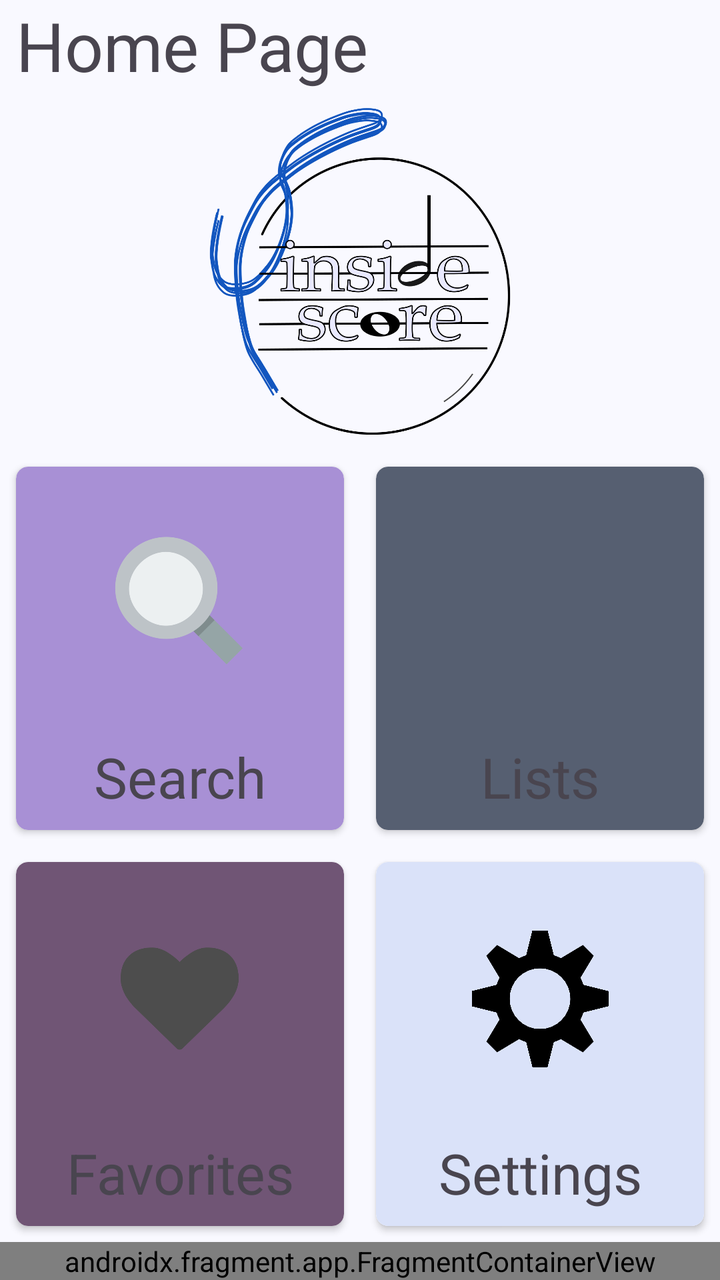
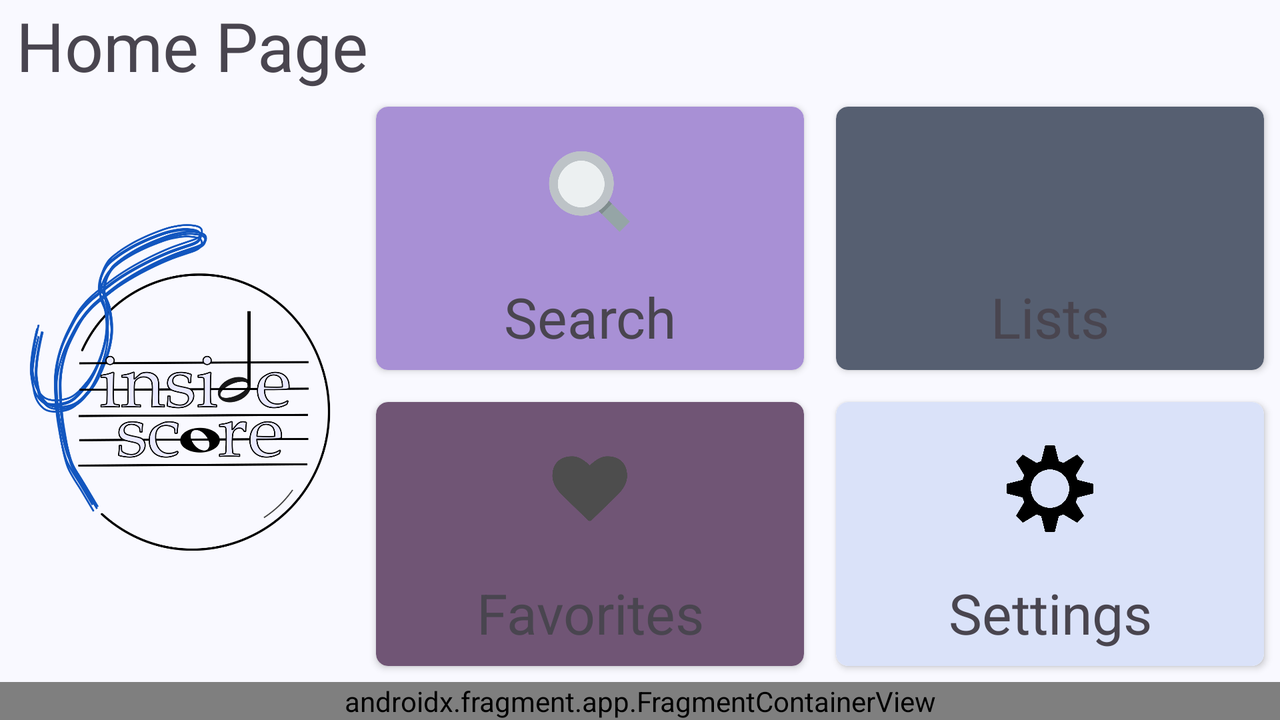

First picture: res/layout/ on a phone held upright. Second picture: the repository's own variant of that layout, on a device whose configuration matches the variant's folder. Source for both follows.
<!-- AndroidManifest.xml: application theme Theme.InsideTheScore -->
<!-- res/layout/activity_main.xml -->
<?xml version="1.0" encoding="utf-8"?>
<androidx.constraintlayout.widget.ConstraintLayout xmlns:android="http://schemas.android.com/apk/res/android"
    xmlns:app="http://schemas.android.com/apk/res-auto"
    xmlns:tools="http://schemas.android.com/tools"
    android:id="@+id/main"
    android:layout_width="match_parent"
    android:layout_height="match_parent"
    tools:context=".MainActivity">

    <TextView
        android:id="@+id/homePageName"
        android:layout_width="wrap_content"
        android:layout_height="wrap_content"
        android:layout_marginStart="8dp"
        android:text="@string/home_page"
        android:textSize="34sp"
        app:layout_constraintBottom_toBottomOf="parent"
        app:layout_constraintEnd_toEndOf="parent"
        app:layout_constraintHorizontal_bias="0.0"
        app:layout_constraintStart_toStartOf="parent"
        app:layout_constraintTop_toTopOf="parent"
        app:layout_constraintVertical_bias="0.0" />


    <androidx.constraintlayout.widget.ConstraintLayout
        android:id="@+id/welcome_layout"
        android:layout_width="0dp"
        android:layout_height="wrap_content"
        app:layout_constraintBottom_toTopOf="@+id/cards"
        app:layout_constraintEnd_toEndOf="parent"
        app:layout_constraintStart_toStartOf="parent"
        app:layout_constraintTop_toBottomOf="@+id/homePageName">

        <ImageView
            android:id="@+id/logo_imageView"
            android:layout_width="180dp"
            android:layout_height="180dp"
            android:padding="8dp"
            android:scaleType="fitCenter"
            android:visibility="visible"
            app:layout_constraintBottom_toBottomOf="parent"
            app:layout_constraintEnd_toEndOf="parent"
            app:layout_constraintStart_toStartOf="parent"
            app:layout_constraintTop_toTopOf="parent"
            app:layout_constraintVertical_bias="0.0"
            app:srcCompat="@drawable/logo_large" />

    </androidx.constraintlayout.widget.ConstraintLayout>

    <TableLayout
        android:id="@+id/cards"
        android:layout_width="match_parent"
        android:layout_height="0dp"
        android:layout_weight=".20"
        app:layout_constraintBottom_toTopOf="@+id/navBar"
        app:layout_constraintEnd_toEndOf="parent"
        app:layout_constraintStart_toStartOf="parent"
        app:layout_constraintTop_toBottomOf="@+id/welcome_layout">

        <TableRow
            android:id="@+id/cards_row_1"
            android:layout_width="match_parent"
            android:layout_height="wrap_content"
            android:layout_weight="1">

            <androidx.cardview.widget.CardView
                android:id="@+id/search_cardview"
                android:layout_width="match_parent"
                android:layout_height="match_parent"
                android:layout_marginHorizontal="8dp"
                android:layout_marginVertical="8dp"
                android:layout_weight="1"
                android:clickable="true"
                android:foreground="?android:attr/selectableItemBackground"
                android:onClick="goToSearch"
                android:paddingHorizontal="2dp"
                app:cardCornerRadius="6dp">

                <androidx.constraintlayout.widget.ConstraintLayout
                    android:layout_width="match_parent"
                    android:layout_height="match_parent"
                    android:background="@drawable/card_background_1">

                    <ImageView
                        android:id="@+id/search_imageView"
                        android:layout_width="0dp"
                        android:layout_height="0dp"
                        android:scaleType="centerInside"
                        android:scaleX="0.5"
                        android:scaleY="0.5"
                        android:visibility="visible"
                        app:layout_constraintBottom_toTopOf="@+id/search_card_textview"
                        app:layout_constraintEnd_toEndOf="parent"
                        app:layout_constraintStart_toStartOf="parent"
                        app:layout_constraintTop_toTopOf="parent"
                        app:srcCompat="@drawable/search_icon" />

                    <TextView
                        android:id="@+id/search_card_textview"
                        style="@style/TextAppearance.InsideTheScore.DisplaySmall"
                        android:layout_width="0dp"
                        android:layout_height="wrap_content"
                        android:layout_marginHorizontal="8dp"
                        android:layout_marginVertical="8dp"
                        android:gravity="center"
                        android:text="@string/search_card_title"
                        android:textSize="28sp"
                        app:layout_constraintBottom_toBottomOf="parent"
                        app:layout_constraintEnd_toEndOf="parent"
                        app:layout_constraintStart_toStartOf="parent" />
                </androidx.constraintlayout.widget.ConstraintLayout>
            </androidx.cardview.widget.CardView>

            <androidx.cardview.widget.CardView
                android:id="@+id/library_cardview"
                android:layout_width="match_parent"
                android:layout_height="match_parent"
                android:layout_marginHorizontal="8dp"
                android:layout_marginVertical="8dp"
                android:layout_weight="1"
                android:foreground="?android:attr/selectableItemBackground"
                android:onClick="goToLibrary"
                app:cardCornerRadius="6dp">

                <androidx.constraintlayout.widget.ConstraintLayout
                    style="@style/MusicObjectSelectionButton"
                    android:layout_width="match_parent"
                    android:layout_height="match_parent"
                    android:background="@drawable/card_background_2">

                    <ImageView
                        android:id="@+id/lists_imageView"
                        android:layout_width="0dp"
                        android:layout_height="0dp"
                        android:scaleType="centerInside"
                        android:scaleX="0.5"
                        android:scaleY="0.5"
                        app:layout_constraintBottom_toTopOf="@+id/lists_card_textview"
                        app:layout_constraintEnd_toEndOf="parent"
                        app:layout_constraintStart_toStartOf="parent"
                        app:layout_constraintTop_toTopOf="parent"
                        app:srcCompat="@drawable/list_solid" />

                    <TextView
                        android:id="@+id/lists_card_textview"
                        style="@style/TextAppearance.InsideTheScore.DisplaySmall"
                        android:layout_width="0dp"
                        android:layout_height="wrap_content"
                        android:layout_marginHorizontal="8dp"
                        android:layout_marginVertical="8dp"
                        android:gravity="center"
                        android:text="@string/library_card_title"
                        android:textSize="28sp"
                        app:layout_constraintBottom_toBottomOf="parent"
                        app:layout_constraintEnd_toEndOf="parent"
                        app:layout_constraintStart_toStartOf="parent" />
                </androidx.constraintlayout.widget.ConstraintLayout>
            </androidx.cardview.widget.CardView>
        </TableRow>

        <TableRow
            android:id="@+id/cards_row_2"
            android:layout_width="match_parent"
            android:layout_height="wrap_content"
            android:layout_weight="1">

            <androidx.cardview.widget.CardView
                android:id="@+id/favorites_cardview"
                android:layout_width="match_parent"
                android:layout_height="match_parent"
                android:layout_marginHorizontal="8dp"
                android:layout_marginVertical="8dp"
                android:layout_weight="1"
                android:foreground="?android:attr/selectableItemBackground"
                android:onClick="goToFavorites"
                android:paddingHorizontal="2dp"
                app:cardCornerRadius="6dp">

                <androidx.constraintlayout.widget.ConstraintLayout
                    style="@style/MusicObjectSelectionButton"
                    android:layout_width="match_parent"
                    android:layout_height="match_parent"
                    android:background="@drawable/card_background_3">

                    <ImageView
                        android:id="@+id/favorites_imageView"
                        android:layout_width="0dp"
                        android:layout_height="0dp"
                        android:scaleType="centerInside"
                        android:scaleX="0.5"
                        android:scaleY="0.5"
                        app:layout_constraintBottom_toTopOf="@+id/favorites_card_textview"
                        app:layout_constraintEnd_toEndOf="parent"
                        app:layout_constraintStart_toStartOf="parent"
                        app:layout_constraintTop_toTopOf="parent"
                        app:srcCompat="@drawable/heart" />

                    <TextView
                        android:id="@+id/favorites_card_textview"
                        style="@style/TextAppearance.InsideTheScore.DisplaySmall"
                        android:layout_width="0dp"
                        android:layout_height="wrap_content"
                        android:layout_marginHorizontal="8dp"
                        android:layout_marginVertical="8dp"
                        android:gravity="center"
                        android:text="@string/favorites_card_title"
                        android:textSize="28sp"
                        app:layout_constraintBottom_toBottomOf="parent"
                        app:layout_constraintEnd_toEndOf="parent"
                        app:layout_constraintStart_toStartOf="parent" />
                </androidx.constraintlayout.widget.ConstraintLayout>
            </androidx.cardview.widget.CardView>

            <androidx.cardview.widget.CardView
                android:id="@+id/settings_cardview"
                android:layout_width="match_parent"
                android:layout_height="match_parent"
                android:layout_marginHorizontal="8dp"
                android:layout_marginVertical="8dp"
                android:layout_weight="1"
                android:clickable="true"
                android:foreground="?android:attr/selectableItemBackground"
                android:onClick="goToSettings"
                app:cardCornerRadius="6dp">

                <androidx.constraintlayout.widget.ConstraintLayout
                    style="@style/MusicObjectSelectionButton"
                    android:layout_width="match_parent"
                    android:layout_height="match_parent"
                    android:background="@drawable/card_background_4">

                    <ImageView
                        android:id="@+id/settings_imageView"
                        android:layout_width="0dp"
                        android:layout_height="0dp"
                        android:scaleType="centerInside"
                        android:scaleX="0.5"
                        android:scaleY="0.5"
                        app:layout_constraintBottom_toTopOf="@+id/settings_card_textview"
                        app:layout_constraintEnd_toEndOf="parent"
                        app:layout_constraintStart_toStartOf="parent"
                        app:layout_constraintTop_toTopOf="parent"
                        app:srcCompat="@drawable/settings_icon" />

                    <TextView
                        android:id="@+id/settings_card_textview"
                        style="@style/TextAppearance.InsideTheScore.DisplaySmall"
                        android:layout_width="0dp"
                        android:layout_height="wrap_content"
                        android:layout_marginHorizontal="8dp"
                        android:layout_marginVertical="8dp"
                        android:gravity="center"
                        android:text="@string/settings_card_title"
                        android:textSize="28sp"
                        app:layout_constraintBottom_toBottomOf="parent"
                        app:layout_constraintEnd_toEndOf="parent"
                        app:layout_constraintStart_toStartOf="parent" />
                </androidx.constraintlayout.widget.ConstraintLayout>
            </androidx.cardview.widget.CardView>
        </TableRow>

    </TableLayout>


    <androidx.fragment.app.FragmentContainerView
        android:id="@+id/navBar"
        android:name="com.example.insidethescore.NavigationBar"
        android:layout_width="match_parent"
        android:layout_height="wrap_content"
        app:layout_constraintBottom_toBottomOf="parent"
        app:layout_constraintEnd_toEndOf="parent"
        app:layout_constraintStart_toStartOf="parent"
        app:layout_constraintTop_toTopOf="parent"
        app:layout_constraintVertical_bias="1.0"
        tools:layout="@layout/fragment_navigation_bar" />

</androidx.constraintlayout.widget.ConstraintLayout>
<!-- res/layout/fragment_navigation_bar.xml (included above) -->
<?xml version="1.0" encoding="utf-8"?>
<FrameLayout xmlns:android="http://schemas.android.com/apk/res/android"
    xmlns:app="http://schemas.android.com/apk/res-auto"
    xmlns:tools="http://schemas.android.com/tools"
    android:layout_width="match_parent"
    android:layout_height="match_parent"
    tools:context=".NavigationBar">

    <LinearLayout
        android:layout_width="match_parent"
        android:layout_height="match_parent"
        android:orientation="horizontal">

        <ImageButton
            android:id="@+id/home_button"
            android:layout_width="0dp"
            android:layout_height="wrap_content"
            android:layout_weight="1"
            android:src="@drawable/home_icon"
            android:text="Button" />

        <ImageButton
            android:id="@+id/search_button"
            android:layout_width="0dp"
            android:layout_height="wrap_content"
            android:layout_weight="1"
            android:src="@android:drawable/ic_menu_search"/>

        <ImageButton
            android:id="@+id/library_button"
            android:layout_width="0dp"
            android:layout_height="wrap_content"
            android:layout_weight="1"
            android:src="@android:drawable/ic_menu_sort_by_size"
            android:text="Button" />

    </LinearLayout>
</FrameLayout>
<!-- resources referenced by this layout -->
<resources>
  <string name="favorites_card_title">Favorites</string>
  <string name="home_page">Home Page</string>
  <string name="library_card_title">Lists</string>
  <string name="search_card_title">Search</string>
  <string name="settings_card_title">Settings</string>
  <style name="Theme.InsideTheScore" parent="Base.Theme.InsideTheScore" />
  <color name="colorPrimary">#A890D5</color>
  <color name="md_theme_secondary">#565F71</color>
  <color name="md_theme_tertiary">#705575</color>
  <color name="md_theme_secondaryContainer">#DAE2F9</color>
  <string name="empty_string" />
  <color name="colorAccent">#607D8B</color>
  <color name="md_theme_primary">#415F91</color>
  <color name="md_theme_onPrimary">#FFFFFF</color>
  <color name="md_theme_primaryContainer">#D6E3FF</color>
  <color name="md_theme_onPrimaryContainer">#001B3E</color>
  <color name="md_theme_onSecondary">#FFFFFF</color>
  <color name="md_theme_onSecondaryContainer">#131C2B</color>
  <color name="md_theme_onTertiary">#FFFFFF</color>
  <color name="md_theme_tertiaryContainer">#FAD8FD</color>
  <color name="md_theme_onTertiaryContainer">#28132E</color>
  <color name="md_theme_error">#BA1A1A</color>
  <color name="md_theme_onError">#FFFFFF</color>
  <color name="md_theme_errorContainer">#FFDAD6</color>
  <color name="md_theme_onErrorContainer">#410002</color>
  <color name="md_theme_background">#F9F9FF</color>
  <color name="md_theme_onBackground">#191C20</color>
  <color name="md_theme_surface">#F9F9FF</color>
  <color name="md_theme_onSurface">#191C20</color>
  <color name="md_theme_surfaceVariant">#E0E2EC</color>
  <color name="md_theme_onSurfaceVariant">#44474E</color>
  <color name="md_theme_outline">#74777F</color>
  <color name="md_theme_outlineVariant">#C4C6D0</color>
  <color name="md_theme_inverseSurface">#2E3036</color>
  <color name="md_theme_inverseOnSurface">#F0F0F7</color>
  <color name="md_theme_inversePrimary">#AAC7FF</color>
  <color name="md_theme_primaryFixed">#D6E3FF</color>
  <color name="md_theme_onPrimaryFixed">#001B3E</color>
  <color name="md_theme_primaryFixedDim">#AAC7FF</color>
  <color name="md_theme_onPrimaryFixedVariant">#284777</color>
  <color name="md_theme_secondaryFixed">#DAE2F9</color>
  <color name="md_theme_onSecondaryFixed">#131C2B</color>
  <color name="md_theme_secondaryFixedDim">#BEC6DC</color>
  <color name="md_theme_onSecondaryFixedVariant">#3E4759</color>
  <color name="md_theme_tertiaryFixed">#FAD8FD</color>
  <color name="md_theme_onTertiaryFixed">#28132E</color>
  <color name="md_theme_tertiaryFixedDim">#DDBCE0</color>
  <color name="md_theme_onTertiaryFixedVariant">#573E5C</color>
  <color name="md_theme_surfaceDim">#D9D9E0</color>
  <color name="md_theme_surfaceBright">#F9F9FF</color>
  <color name="md_theme_surfaceContainerLowest">#FFFFFF</color>
  <color name="md_theme_surfaceContainerLow">#F3F3FA</color>
  <color name="md_theme_surfaceContainer">#EDEDF4</color>
  <color name="md_theme_surfaceContainerHigh">#E7E8EE</color>
  <color name="md_theme_surfaceContainerHighest">#E2E2E9</color>
  <style name="TextAppearance.InsideTheScore.Subtitle2" parent="TextAppearance.MaterialComponents.Subtitle2">
          <item name="fontFamily">@font/aboreto</item>
      </style>
  <style name="TextAppearance.InsideTheScore.Body2" parent="TextAppearance.MaterialComponents.Body2">
          <item name="fontFamily">@font/abyssinicasil</item>
          <item name="lineHeight">16sp</item>
      </style>
  <style name="TextAppearance.InsideTheScore.Caption" parent="TextAppearance.MaterialComponents.Caption">
          <item name="fontFamily">@font/abyssinicasil</item>
      </style>
  <style name="TextAppearance.InsideTheScore.Overline" parent="TextAppearance.MaterialComponents.Overline">
          <item name="fontFamily">@font/abyssinicasil</item>
      </style>
  <dimen name="small_component_top_left_radius">28dp</dimen>
</resources>
<!-- res/layout-land/activity_main.xml (the repository's variant of the layout above) -->
<!-- drawn on the phone turned sideways -->
<?xml version="1.0" encoding="utf-8"?>
<androidx.constraintlayout.widget.ConstraintLayout xmlns:android="http://schemas.android.com/apk/res/android"
    xmlns:app="http://schemas.android.com/apk/res-auto"
    xmlns:tools="http://schemas.android.com/tools"
    android:id="@+id/main"
    android:layout_width="match_parent"
    android:layout_height="match_parent"
    tools:context=".MainActivity">

    <TextView
        android:id="@+id/homePageName"
        android:layout_width="wrap_content"
        android:layout_height="wrap_content"
        android:layout_marginStart="8dp"
        android:text="@string/home_page"
        android:textSize="34sp"
        app:layout_constraintBottom_toBottomOf="parent"
        app:layout_constraintEnd_toEndOf="parent"
        app:layout_constraintHorizontal_bias="0.0"
        app:layout_constraintStart_toStartOf="parent"
        app:layout_constraintTop_toTopOf="parent"
        app:layout_constraintVertical_bias="0.0" />


    <androidx.constraintlayout.widget.ConstraintLayout
        android:id="@+id/welcome_layout"
        android:layout_width="wrap_content"
        android:layout_height="0dp"
        app:layout_constraintBottom_toBottomOf="@+id/cards"
        app:layout_constraintEnd_toStartOf="@id/cards"
        app:layout_constraintStart_toStartOf="parent"
        app:layout_constraintTop_toBottomOf="@+id/homePageName">

        <ImageView
            android:id="@+id/logo_imageView"
            android:layout_width="180dp"
            android:layout_height="180dp"
            android:padding="8dp"
            android:scaleType="fitCenter"
            android:visibility="visible"
            app:layout_constraintBottom_toBottomOf="parent"
            app:layout_constraintEnd_toEndOf="parent"
            app:layout_constraintStart_toStartOf="parent"
            app:layout_constraintTop_toTopOf="parent"
            app:srcCompat="@drawable/logo_large" />

    </androidx.constraintlayout.widget.ConstraintLayout>

    <TableLayout
        android:id="@+id/cards"
        android:layout_width="0dp"
        android:layout_height="0dp"
        android:layout_weight=".20"
        app:layout_constraintBottom_toTopOf="@+id/navBar"
        app:layout_constraintEnd_toEndOf="parent"
        app:layout_constraintStart_toEndOf="@id/welcome_layout"
        app:layout_constraintTop_toBottomOf="@+id/homePageName">

        <TableRow
            android:id="@+id/cards_row_1"
            android:layout_width="match_parent"
            android:layout_height="wrap_content"
            android:layout_weight="1">

            <androidx.cardview.widget.CardView
                android:id="@+id/search_cardview"
                android:layout_width="match_parent"
                android:layout_height="match_parent"
                android:layout_marginHorizontal="8dp"
                android:layout_marginVertical="8dp"
                android:layout_weight="1"
                android:onClick="goToSearch"
                android:paddingHorizontal="2dp"
                app:cardCornerRadius="6dp">

                <androidx.constraintlayout.widget.ConstraintLayout
                    android:layout_width="match_parent"
                    android:layout_height="match_parent"
                    android:background="@drawable/card_background_1">

                    <ImageView
                        android:id="@+id/search_imageView"
                        android:layout_width="0dp"
                        android:layout_height="0dp"
                        android:scaleType="centerInside"
                        android:scaleX="0.5"
                        android:scaleY="0.5"
                        android:visibility="visible"
                        app:layout_constraintBottom_toTopOf="@+id/search_card_textview"
                        app:layout_constraintEnd_toEndOf="parent"
                        app:layout_constraintStart_toStartOf="parent"
                        app:layout_constraintTop_toTopOf="parent"
                        app:srcCompat="@drawable/search_icon" />

                    <TextView
                        android:id="@+id/search_card_textview"
                        style="@style/TextAppearance.InsideTheScore.DisplaySmall"
                        android:layout_width="0dp"
                        android:layout_height="wrap_content"
                        android:layout_marginHorizontal="8dp"
                        android:layout_marginVertical="8dp"
                        android:gravity="center"
                        android:text="@string/search_card_title"
                        android:textSize="28sp"
                        app:layout_constraintBottom_toBottomOf="parent"
                        app:layout_constraintEnd_toEndOf="parent"
                        app:layout_constraintStart_toStartOf="parent" />
                </androidx.constraintlayout.widget.ConstraintLayout>
            </androidx.cardview.widget.CardView>

            <androidx.cardview.widget.CardView
                android:id="@+id/library_cardview"
                android:layout_width="match_parent"
                android:layout_height="match_parent"
                android:layout_marginHorizontal="8dp"
                android:layout_marginVertical="8dp"
                android:layout_weight="1"
                android:onClick="goToLibrary"
                app:cardCornerRadius="6dp">

                <androidx.constraintlayout.widget.ConstraintLayout
                    style="@style/MusicObjectSelectionButton"
                    android:layout_width="match_parent"
                    android:layout_height="match_parent"
                    android:background="@drawable/card_background_2">

                    <ImageView
                        android:id="@+id/lists_imageView"
                        android:layout_width="0dp"
                        android:layout_height="0dp"
                        android:scaleType="centerInside"
                        android:scaleX="0.5"
                        android:scaleY="0.5"
                        app:layout_constraintBottom_toTopOf="@+id/lists_card_textview"
                        app:layout_constraintEnd_toEndOf="parent"
                        app:layout_constraintStart_toStartOf="parent"
                        app:layout_constraintTop_toTopOf="parent"
                        app:srcCompat="@drawable/list_solid" />

                    <TextView
                        android:id="@+id/lists_card_textview"
                        style="@style/TextAppearance.InsideTheScore.DisplaySmall"
                        android:layout_width="0dp"
                        android:layout_height="wrap_content"
                        android:layout_marginHorizontal="8dp"
                        android:layout_marginVertical="8dp"
                        android:gravity="center"
                        android:text="@string/library_card_title"
                        android:textSize="28sp"
                        app:layout_constraintBottom_toBottomOf="parent"
                        app:layout_constraintEnd_toEndOf="parent"
                        app:layout_constraintStart_toStartOf="parent" />
                </androidx.constraintlayout.widget.ConstraintLayout>
            </androidx.cardview.widget.CardView>
        </TableRow>

        <TableRow
            android:id="@+id/cards_row_2"
            android:layout_width="match_parent"
            android:layout_height="wrap_content"
            android:layout_weight="1">

            <androidx.cardview.widget.CardView
                android:id="@+id/favorites_cardview"
                android:layout_width="match_parent"
                android:layout_height="match_parent"
                android:layout_marginHorizontal="8dp"
                android:layout_marginVertical="8dp"
                android:layout_weight="1"
                android:onClick="goToFavorites"
                android:paddingHorizontal="2dp"
                app:cardCornerRadius="6dp">

                <androidx.constraintlayout.widget.ConstraintLayout
                    style="@style/MusicObjectSelectionButton"
                    android:layout_width="match_parent"
                    android:layout_height="match_parent"
                    android:background="@drawable/card_background_3">

                    <ImageView
                        android:id="@+id/favorites_imageView"
                        android:layout_width="0dp"
                        android:layout_height="0dp"
                        android:scaleType="centerInside"
                        android:scaleX="0.5"
                        android:scaleY="0.5"
                        app:layout_constraintBottom_toTopOf="@+id/favorites_card_textview"
                        app:layout_constraintEnd_toEndOf="parent"
                        app:layout_constraintStart_toStartOf="parent"
                        app:layout_constraintTop_toTopOf="parent"
                        app:srcCompat="@drawable/heart" />

                    <TextView
                        android:id="@+id/favorites_card_textview"
                        style="@style/TextAppearance.InsideTheScore.DisplaySmall"
                        android:layout_width="0dp"
                        android:layout_height="wrap_content"
                        android:layout_marginHorizontal="8dp"
                        android:layout_marginVertical="8dp"
                        android:gravity="center"
                        android:text="@string/favorites_card_title"
                        android:textSize="28sp"
                        app:layout_constraintBottom_toBottomOf="parent"
                        app:layout_constraintEnd_toEndOf="parent"
                        app:layout_constraintStart_toStartOf="parent" />
                </androidx.constraintlayout.widget.ConstraintLayout>
            </androidx.cardview.widget.CardView>

            <androidx.cardview.widget.CardView
                android:id="@+id/settings_cardview"
                android:layout_width="match_parent"
                android:layout_height="match_parent"
                android:layout_marginHorizontal="8dp"
                android:layout_marginVertical="8dp"
                android:layout_weight="1"
                android:onClick="goToSettings"
                app:cardCornerRadius="6dp">

                <androidx.constraintlayout.widget.ConstraintLayout
                    style="@style/MusicObjectSelectionButton"
                    android:layout_width="match_parent"
                    android:layout_height="match_parent"
                    android:background="@drawable/card_background_4">

                    <ImageView
                        android:id="@+id/settings_imageView"
                        android:layout_width="0dp"
                        android:layout_height="0dp"
                        android:scaleType="centerInside"
                        android:scaleX="0.5"
                        android:scaleY="0.5"
                        app:layout_constraintBottom_toTopOf="@+id/settings_card_textview"
                        app:layout_constraintEnd_toEndOf="parent"
                        app:layout_constraintStart_toStartOf="parent"
                        app:layout_constraintTop_toTopOf="parent"
                        app:srcCompat="@drawable/settings_icon" />

                    <TextView
                        android:id="@+id/settings_card_textview"
                        style="@style/TextAppearance.InsideTheScore.DisplaySmall"
                        android:layout_width="0dp"
                        android:layout_height="wrap_content"
                        android:layout_marginHorizontal="8dp"
                        android:layout_marginVertical="8dp"
                        android:gravity="center"
                        android:text="@string/settings_card_title"
                        android:textSize="28sp"
                        app:layout_constraintBottom_toBottomOf="parent"
                        app:layout_constraintEnd_toEndOf="parent"
                        app:layout_constraintStart_toStartOf="parent" />
                </androidx.constraintlayout.widget.ConstraintLayout>
            </androidx.cardview.widget.CardView>
        </TableRow>

    </TableLayout>


    <androidx.fragment.app.FragmentContainerView
        android:id="@+id/navBar"
        android:name="com.example.insidethescore.NavigationBar"
        android:layout_width="match_parent"
        android:layout_height="wrap_content"
        app:layout_constraintBottom_toBottomOf="parent"
        app:layout_constraintEnd_toEndOf="parent"
        app:layout_constraintStart_toStartOf="parent"
        app:layout_constraintTop_toTopOf="parent"
        app:layout_constraintVertical_bias="1.0"
        tools:layout="@layout/fragment_navigation_bar" />

</androidx.constraintlayout.widget.ConstraintLayout>
